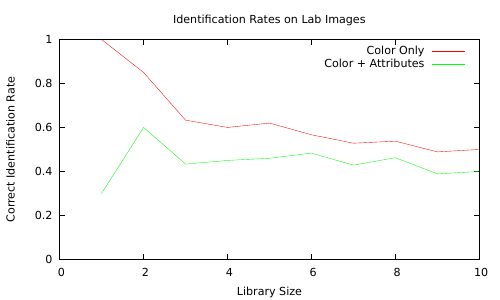

The gnuplot source for this figure:
set terminal pdf;
set output "lab_rates.pdf"
set xrange [0:10]; set yrange [0:1];
set xlabel "Library Size";
set ylabel "Correct Identification Rate";
set title "Identification Rates on Lab Images";
set datafile separator ',';
set key right top;
plot \
  "success_rates_lab.csv" u 1:2 title 'Color Only' with lines, \
  "success_rates_lab_weighted.csv" u 1:2 title 'Color + Attributes' with lines;
pause -1
